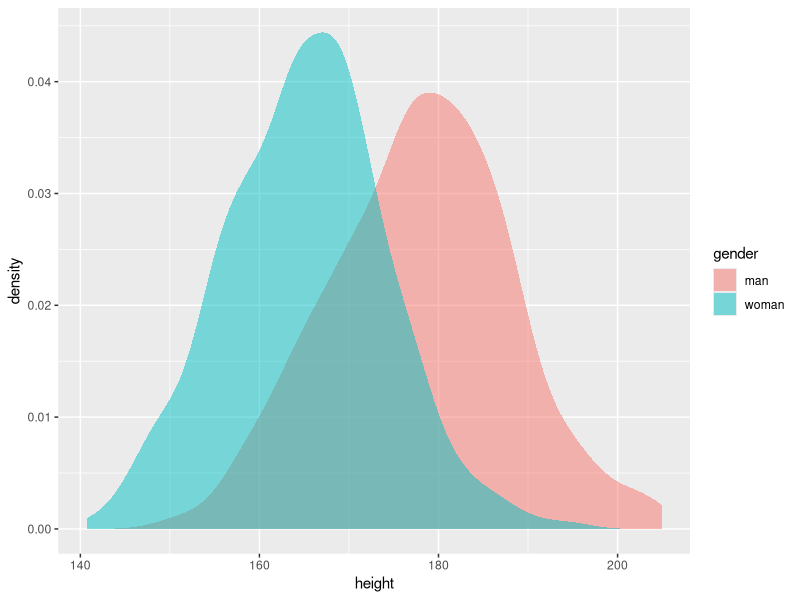

R code for this plot:
## ---- chunk 1
library(dplyr)
library(ggplot2)
## ---- chunk 2
#' Calculate P(Z = 1 | W = w) (E step)
#'
#' @param x numeric vector of samples
#' @param theta numeric parameter vector (mu1, mu2, var1, var2, p)
#'
#' @return probability that Z = 1 given W = w
prob_z <- function(x, theta) {
  num <- theta[5] * dnorm(x, mean = theta[1], sd = sqrt(theta[3]))
  denom <- num + (1 - theta[5]) * dnorm(x, mean = theta[2], sd = sqrt(theta[4]))
  num / denom
}

#' Calculate the parameter vector (M step)
#'
#' @param x numeric vector of samples
#' @param prob vector of probabilities P(Z = 1 | theta, X)
#'
#' @return parameter vector (mu1, mu2, var1, var2, p)
find_params <- function(x, prob) {
  mu1 <- sum(prob * x) / sum(prob)
  var1 <- sum(prob * (x - mu1) ^ 2) / sum(prob)
  mu2 <- sum((1 - prob) * x) / sum(1 - prob)
  var2 <- sum((1 - prob) * (x - mu2) ^ 2) / sum(1 - prob)
  # estimate for p1 is just the mean of the probability vector 
  p <- mean(prob)
  c(mu1, mu2, var1, var2, p)
}

#' EM algorithm
#'
#' @param x numeric vector of samples
#' @param theta0 initial parameter vector (mu1, mu2, var1, var2, p)
#' @param eps iteration tolerance
#'
#' @return estimated parameter vector
em_est <- function(x, theta0, eps = 1e-6) {
  theta_old <- theta0
  # whatever epsilon was specified, we need our initial difference to be larger 
  d <- eps + 1
  while (all(abs(d) > eps)) {
    # E-step
    prob <- prob_z(x, theta_old)
    # M-step
    theta_new <- find_params(x, prob)
    d <- theta_new - theta_old
    theta_old <- theta_new
  }
  theta_old
}
## ---- chunk 3
#' Sample from Gaussian mixture model parameterized by theta
#' 
#' @param n number of samples
#' @param theta numeric parameter vector (mu1, mu2, var1, var2, p)
#'
#' @return samples from mixture model
sample_mixture <- function(n, theta) {
  # with probability p = theta[5], X ~ N(mu1, var1)
  component <- runif(n) <= theta[5]
  samples <- numeric(n)
  samples[component] <- rnorm(
    sum(component), mean = theta[1], sd = sqrt(theta[3])
  )
  samples[!component] <- rnorm(
    sum(!component), mean = theta[2], sd = sqrt(theta[4])
  )
  dplyr::tibble(
    gender = if_else(component, "man", "woman"),
    height = samples
  )
}  
set.seed(123)
data <- sample_mixture(1000, theta = c(178, 165, 10 ^ 2, 9 ^ 2, 0.4))

data %>% 
  dplyr::group_by(gender) %>% 
  dplyr::summarize_all(list(length = length, mean = mean, sd = sd))
## ---- chunk 4
data %>% 
  ggplot2::ggplot(aes(x = height, fill = gender)) +
  ggplot2::stat_density(position = "identity", alpha = 0.5)
## ---- chunk 5
mu0 <- sample(data$height, size = 2, replace = FALSE) 
var0 <- with(data, sum((height - mean(height)) ^ 2) / length(height))
theta0 <- c(mu0, rep(var0, 2), 0.5)
theta_est <- em_est(data$height, theta0)
theta_est
